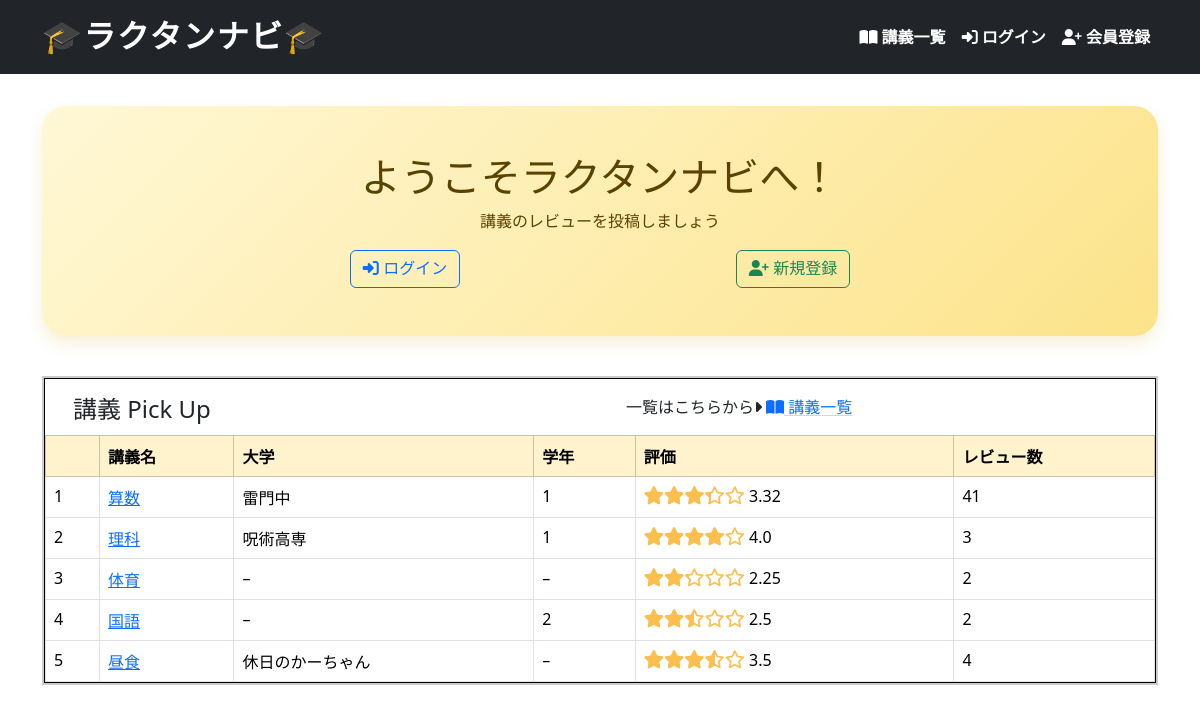
Before: / with the older database file.
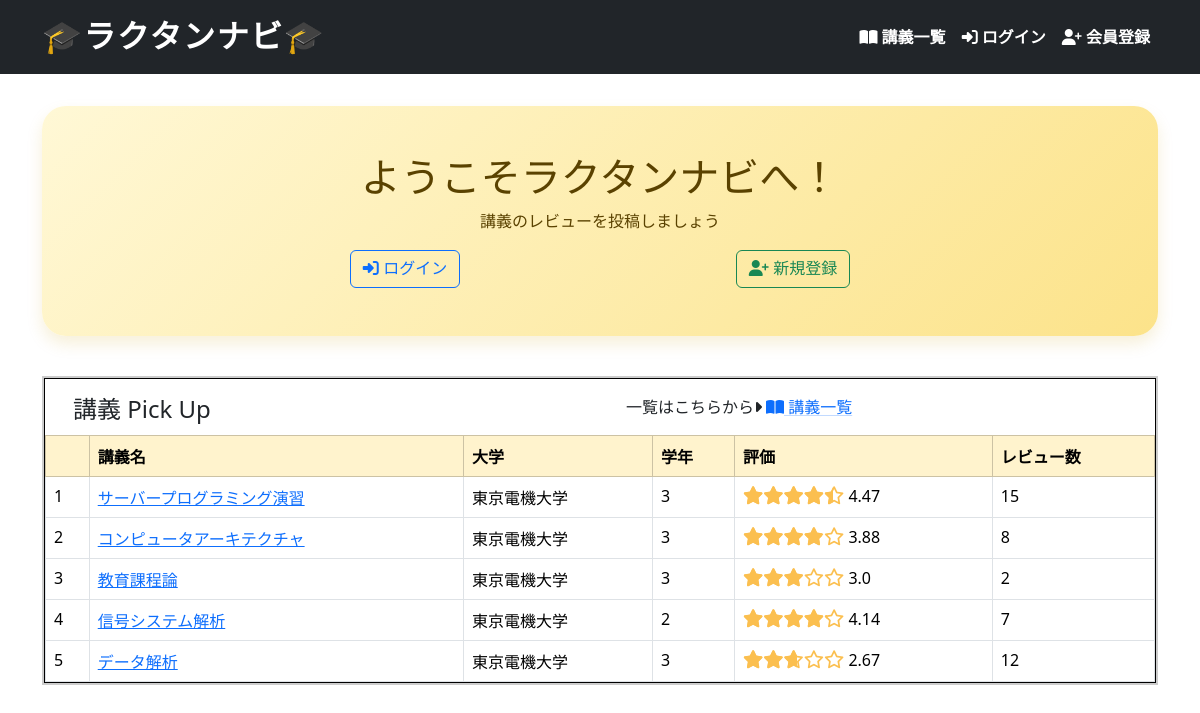
After: the same page with the newer database file.
### helloworld/models.py (models this page shows, shortened)
class Lecture(models.Model):
    name = models.CharField(max_length=128)
    body = models.TextField(null=True, blank=True)
    university = models.CharField(max_length=128, null=True, blank=True)
    school_year = models.IntegerField(null=True, blank=True)
    average_score = models.FloatField(null=True, blank=True)
    reviews_count = models.IntegerField(default=0, blank=True)

### helloworld/views.py (the view)
# urls.py: path('', top, name='top'),
def top(request):
    normal_lectures = Lecture.objects.all()[:5]
    score_lectures = Lecture.objects.order_by('-average_score')[:5]
    review_lectures = Lecture.objects.order_by('-reviews_count')[:5]
    favorites_lectures = Lecture.objects.annotate(favorite_count=Count('favorite')).order_by('-favorite_count')[:5]
    manager_exists = User.objects.filter(is_manager=True).exists()
    context = {
        'normal_lectures': normal_lectures,
        'score_lectures': score_lectures,
        'review_lectures': review_lectures,
        'favorites_lectures': favorites_lectures,
        'manager_exists': manager_exists,
    }
    return render(request, 'snippets/top.html', context)

### helloworld/templatetags/star_filters.py (called while the page is built)
@register.filter
def rating_to_percent(value):
    try:
        return float(value) / 5 * 100
    except (ValueError, TypeError):
        return 0

### helloworld/templates/snippets/top.html (shortened to what this page needs)
{% extends 'base.html' %}
{% block main %}
<div class="welcome">
    {% if user.is_authenticated %}
        <h1 class="title">ようこそ{{ user.username }}さん！</h1>
        <div class="d-flex justify-content-evenly w-100 mt-2">
            <p>講義の一覧はこちらから</p>
            <p>マイページはこちらから</p>
        </div>
        <div class="d-flex justify-content-evenly w-100">
            <a class="btn btn-outline-info" href="{% url 'lectures_index' %}"><i class="fa-solid fa-book-open"></i> 講義一覧</a>
            <a class="btn btn-outline-secondary" href="{% url 'users_show' request.user.id %}"><i class="fa-solid fa-user"></i> マイページ</a>
        </div>
    {% else %}
        <h1 class="title">ようこそラクタンナビへ！</h1>
        <p class="subtitle">講義のレビューを投稿しましょう</p>
        <div class="d-flex justify-content-evenly w-100">
            <a class="btn btn-outline-primary" href="{% url 'login' %}"><i class="fa-solid fa-right-to-bracket"></i> ログイン</a>
            <a class="btn btn-outline-success" href="{% url 'signup' %}"><i class="fa-solid fa-user-plus"></i> 新規登録</a>
        </div>
    {% endif %}
</div>
<div id="carousel-container">
    <div class="carousel-track">
        <div class="item">
            <div class="row mt-3 ms-3">
                <div class="col"><h4>講義 Pick Up</h4></div>
                <div class="col d-flex">
                    <p class="me-1">一覧はこちらから<i class="fa-solid fa-caret-right"></i></p>
                    <a class="link-primary link-offset-1 link-underline-opacity-25 link-underline-opacity-100-hover" href="{% url 'lectures_index' %}"><i class="fa-solid fa-book-open"></i> 講義一覧</a>
                </div>
            </div>
            {% include '_scroll_template.html' with lectures=normal_lectures rank="" %}
        </div>
        <div class="item">
        </div>
    </div>
</div>
{% load static %}
{% endblock %}

### helloworld/templates/snippets/base.html (shortened to what this page needs)
{% load static %}
{% load django_bootstrap5 %}
<html>
<head>
    {% bootstrap_css %}
    <link rel="stylesheet" href="{% static 'snippets/css/style.css' %}">
    <link rel="stylesheet" href="https://cdnjs.cloudflare.com/ajax/libs/font-awesome/6.5.0/css/all.min.css">
</head>
<body>
    <header>
        {% if user.is_authenticated %}
            {% if user.is_manager %}
                <nav class="navbar navbar-expand flex-md-row navbar-dark bg-primary">
                    <div class="container justify-content-between">
                        <a href="/" class="navbar-brand">管理者ページ</a>
                        <ul class="navbar-nav mr-md-2">
                            <li><a class="nav-link text-white fw-bold" href="{% url 'lectures_new' %}"><i class="fa-solid fa-square-plus"></i> 講義作成</a></li>
                            <li><a class="nav-link text-white fw-bold" href="{% url 'lectures_index' %}"><i class="fa-solid fa-book-open"></i> 講義一覧</a></li>
                            <li><a class="nav-link text-white fw-bold" href="{% url 'users_index' %}"><i class="fa-solid fa-users"></i> 会員一覧</a></li>
                            <li>
                                <form action="{% url 'logout' %}" method="post" name="f_logout" class="mb-0">
                                    {% csrf_token %}
                                    <input type="hidden" name="logout" value="true">
                                    <a href="javascript:document.f_logout.submit()" class="logout nav-link"><i class="fa-solid fa-right-from-bracket"></i> ログアウト</a>
                                </form>
                            </li>
                        </ul>
                    </div>
                </nav>
            {% else %}
                <nav class="navbar navbar-expand flex-md-row navbar-light custom-navbar">
                    <div class="container justify-content-between">
                        <a href="/" class="navbar-brand cute-brand2">🎓ラクタンナビ🎓</a>
                        <ul class="navbar-nav mr-md-2">
                            <li><a class="nav-link fw-bold" href="{% url 'lectures_index' %}"><i class="fa-solid fa-book-open"></i> 講義一覧</a></li>
                            <li><a class="nav-link fw-bold" href="{% url 'users_show' request.user.id %}"><i class="fa-solid fa-user"></i> マイページ</a></li>
                            <li>
                                <form action="{% url 'logout' %}" method="post" name="f_logout" class="mb-0">
                                    {% csrf_token %}
                                    <input type="hidden" value="logout">
                                    <a href="javascript:f_logout.submit()" class="logout nav-link"><i class="fa-solid fa-right-from-bracket"></i> ログアウト</a>
                                </form>
                            </li>
                        </ul>
                    </div>
                </nav>
            {% endif %}
        {% else %}
        <nav class="navbar navbar-expand flex-md-row navbar-dark bg-dark">
            <div class="container justify-content-between">
                <a href="/" class="navbar-brand cute-brand">🎓ラクタンナビ🎓</a>
                <ul class="navbar-nav mr-md-2">
                    <li><a class="nav-link text-white fw-bold" href="{% url 'lectures_index' %}"><i class="fa-solid fa-book-open"></i> 講義一覧</a></li>
                    <li class="nav-item"><a class="nav-link text-white fw-bold" href="{% url 'login' %}"><i class="fa-solid fa-right-to-bracket"></i> ログイン</a></li>
                    <li class="nav-item"><a class="nav-link text-white fw-bold" href="{% url 'signup' %}"><i class="fa-solid fa-user-plus"></i> 会員登録</a></li>
                </ul>
            </div>
        </nav>
        {% endif %}
    </header>
    <main>
        <div class="container">
            {% block main %}{% endblock %}
        </div>
    </main>
</body>
</html>

### helloworld/templates/snippets/_scroll_template.html
<table class="table table-hover table-bordered mb-0">
    <thead class="table table-warning">
        <tr>
            <th></th>
            <th>講義名</th>
            <th>大学</th>
            <th>学年</th>
            <th>評価</th>
            <th>レビュー数</th>
        </tr>
    </thead>
    <tbody>
        {% for lecture in lectures %}
        <tr>
            <td>{{ forloop.counter }}{{ rank }}</td>
            <td>
                <a href="{% url 'lectures_show' lecture.id %}">{{ lecture.name }}</a>
            </td>
            <td>{{ lecture.university|default:"–" }}</td>
            <td>{{ lecture.school_year|default:"–" }}</td>
            <td>
                {% load star_filters %}
                <div class="star-rating">
                  <div class="star-rating-fill" style="width: {{ lecture.average_score|rating_to_percent }}%;"></div>
                </div>
                {{ lecture.average_score|default:"" }}
            </td>
            <td>{{ lecture.reviews_count }}</td>
        </tr>
        {% endfor %}
    </tbody>
</table>

### helloworld/static/snippets/css/style.css (style rules this page uses)
main { padding: 2rem 0; }
.welcome { padding: 3rem 2rem; margin-bottom: 2rem; background:linear-gradient(135deg, #fff8d6, #fce38a); border-radius: 1.5rem; box-shadow: 0 0.5rem 1rem rgba(204, 153, 0, 0.15); color: #5a4200; text-align: center; position: relative; overflow: hidden; font-family: 'Zen Maru Gothic', 'M PLUS Rounded 1c', sans-serif; }
.cute-brand { font-family: 'Zen Maru Gothic', 'M PLUS Rounded 1c', 'Hiragino Maru Gothic ProN', sans-serif; font-weight: 800; font-size: 2rem; color: #ffffff; letter-spacing: 0.05em; transition: color 0.3s ease; }
.star-rating { position: relative; display: inline-block; font-size: 18px; }
.star-rating::before { content: '\f005\f005\f005\f005\f005'; font-family: 'Font Awesome 5 Free'; font-weight: 400; color: #fbbf4f; }
.star-rating-fill { position: absolute; top: 0; left: 0; overflow: hidden; white-space: nowrap; color: #fbbf4f; }
.star-rating-fill::before { content: '\f005\f005\f005\f005\f005'; font-family: 'Font Awesome 5 Free'; font-weight: 900; }
#carousel-container { width: 100%; margin: 0 auto; overflow: hidden; position: relative; border: 2px solid #ccc; }
.carousel-track { display: flex; transition: transform 0.5s ease; }
.item { min-width: 100%; border: 1px solid #000; }

Changed rows visible on the page:
removed Lecture: name "算数", university "雷門中", school_year "1", average_score "3.32", reviews_count "41"
removed Lecture: name "昼食", university "休日のかーちゃん", school_year "–", average_score "3.5", reviews_count "4"
changed Lecture: name "理科" → "サーバープログラミング演習"; university "呪術高専" → "東京電機大学"; school_year "1" → "3"; average_score "4.0" → "4.47"; reviews_count "3" → "15"
changed Lecture: name "体育" → "コンピュータアーキテクチャ"; university "–" → "東京電機大学"; school_year "–" → "3"; average_score "2.25" → "3.88"; reviews_count "2" → "8"
changed Lecture: name "国語" → "教育課程論"; university "–" → "東京電機大学"; school_year "2" → "3"; average_score "2.5" → "3.0"
added Lecture: name "信号システム解析", university "東京電機大学", school_year "2", average_score "4.14", reviews_count "7"
added Lecture: name "データ解析", university "東京電機大学", school_year "3", average_score "2.67", reviews_count "12"
